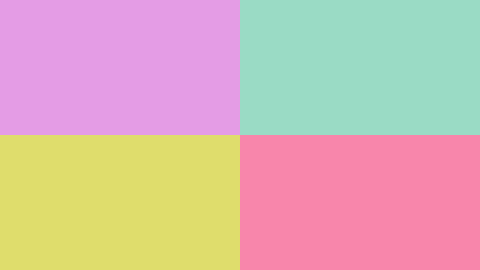
Frame 1 (no input)
Frame 60 (the mouse pressed at the canvas centre just before this capture): identical to frame 1, image omitted
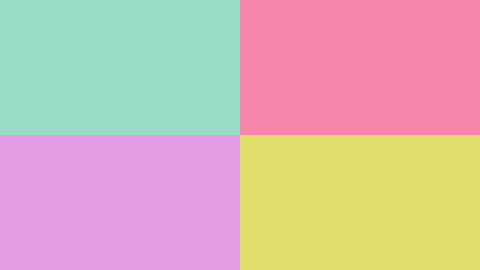
Frame 120 (the mouse held since frame 60 and released just before this capture)

The Processing sketch that drew these frames (run headless with seeded random() and noise(); from frame 60 on, the mouse is pressed at the canvas centre):

// Processing sketch: FourSquare
// ── FourSquare.pde
/** 
 *  The colour of the quadrants (represented by rectangles) change
 *  based on the position of the mouse
 *  An example of an if-else if
 */

final color TEAL = #9ADBC5;
final color PURPLE = #E49CE5;
final color YELLOW = #DFDD6C;
final color PINK = #F886AB;

color quad1, quad2, quad3, quad4;

void setup()
{
  size(480, 270);
  //starting colours
  quad1 = PURPLE;
  quad2 = TEAL;
  quad3 = PINK;
  quad4 = YELLOW;
  noStroke(); 
}

void draw()
{
  //check the mouse location; change the colours depending on the quadrant
  if(mouseX < width/2 && mouseY < height/2)//quadrant 1 - top left
  {
    //starting colours
    quad1 = PURPLE;
    quad2 = TEAL;
    quad3 = PINK;
    quad4 = YELLOW;    
  }
  else if(mouseX > width/2 && mouseY < height/2)  //quadrant 2 (top right)
  {
    quad1 = YELLOW;
    quad2 = PURPLE;
    quad3 = TEAL;
    quad4 = PINK;        
  }
  else if(mouseX > width/2 && mouseY > height/2)  //quadrant 3 (bottom right)
  {
    quad1 = PINK;
    quad2 = YELLOW;
    quad3 = PURPLE;
    quad4 = TEAL;          
  }
  else
  {
    
    quad1 = TEAL;
    quad2 = PINK;
    quad3 = YELLOW;
    quad4 = PURPLE;         
  }

  //fill and draw each quadrant rectangle
  fill(quad1);
  rect(0, 0, width/2, height/2);
  
  fill(quad2);
  rect(width/2, 0, width/2, height/2);
  
  fill(quad4);
  rect(0, height/2, width/2, height/2);
  
  fill(quad3);
  rect(width/2, height/2, width/2, height/2);
}
